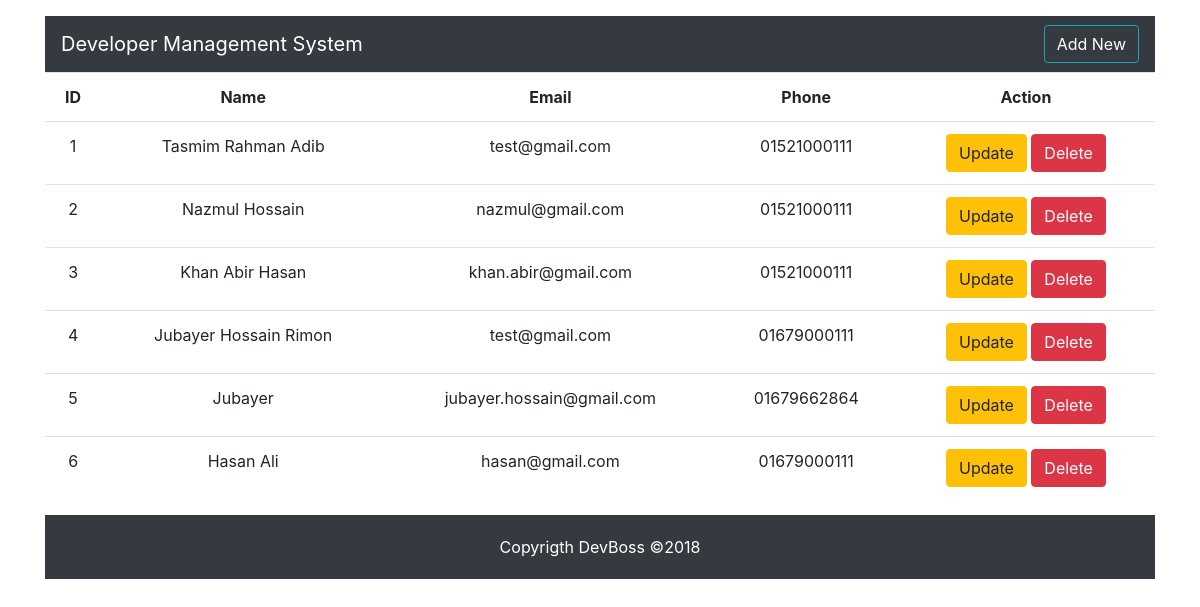
The page / on the database its author committed.
### myapp/models.py (models this page shows, shortened)
class Developer(models.Model):
    name = models.CharField(max_length=250)
    email = models.EmailField()
    phone = models.CharField(max_length=12)

### myapp/views.py (the view)
# urls.py: path('', views.index, name='home'),
def index(request):
    developers = Developer.objects.all()
    form = DeveloperForm()
    context = {
        'developers': developers,
        'form':form,
    }
    return render(request, 'myapp/index.html', context)

### myapp/templates/myapp/index.html (shortened to what this page needs)
{% load crispy_forms_tags %}
<!Doctype html>
<html lang="en">
<head>
    <link rel="stylesheet" href="https://stackpath.bootstrapcdn.com/bootstrap/4.1.3/css/bootstrap.min.css"
>
</head>
<body>
    <div class="container pt-3">
        <nav class="navbar navbar-expand-lg navbar-dark bg-dark">
            <a class="navbar-brand" href="{% url 'home' %}">Developer Management System</a>
            <ul class="navbar-nav ml-auto">
                <button class="btn btn-outline-info text-white" type="button" data-toggle="modal" data-target="#mymodal">Add New</button>
            </ul>
        </nav>
        <table class="table tabular">
            <tr class="text-center">
                <th>ID</th>
                <th>Name</th>
                <th>Email</th>
                <th>Phone</th>
                <th>Action</th>
            </tr>
            {% for dev in developers %}
                <tr class="text-center">
                    <td>{{ forloop.counter }}</td>
                    <td>{{ dev.name }}</td>
                    <td>{{ dev.email }}</td>
                    <td>{{ dev.phone }}</td>
                    <td>
                        <a href="{% url 'edit' dev.id %}" class="btn btn-warning btn-xs" data-toggle="modal" data-target="#modaledit">Update</a>
                        <a href="{% url 'delete' dev.id %}" class="btn btn-danger btn-xs" onclick="return confirm('Are You Sure To Delete?')">Delete</a>
                    </td>
                </tr>
            {% endfor %}
        </table>
        <div class="bg-dark text-center text-white py-1">
            <footer>
                <div class="mt-3">
                    <p>Copyrigth DevBoss &copy;2018</p>
                </div>
            </footer>
        </div>
    </div>
</body>
</html>

### rows shown on the page
Developer: name "Tasmim Rahman Adib", email "test@gmail.com", phone "01521000111"
Developer: name "Nazmul Hossain", email "nazmul@gmail.com", phone "01521000111"
Developer: name "Khan Abir Hasan", email "khan.abir@gmail.com", phone "01521000111"
Developer: name "Jubayer Hossain Rimon", email "test@gmail.com", phone "01679000111"
Developer: name "Jubayer", email "jubayer.hossain@gmail.com", phone "01679662864"
Developer: name "Hasan Ali", email "hasan@gmail.com", phone "01679000111"
